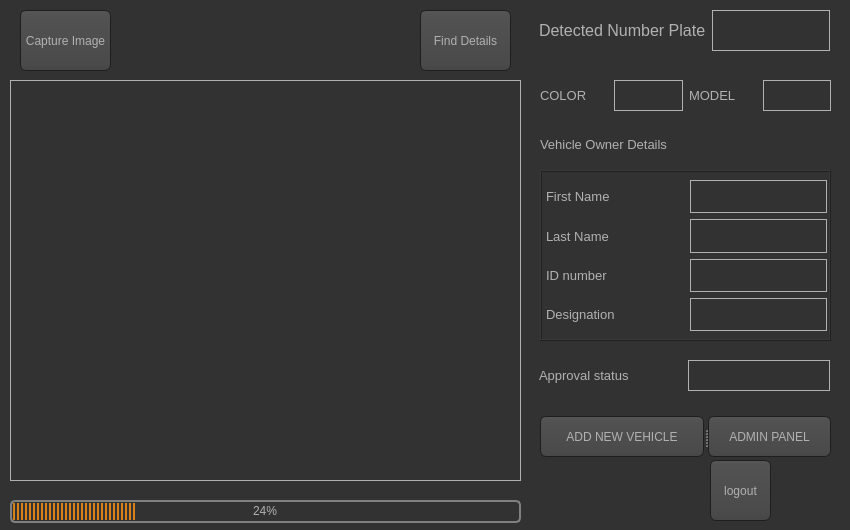
<?xml version="1.0" encoding="UTF-8"?>
<ui version="4.0">
 <class>Dashboard</class>
 <widget class="QDialog" name="Dashboard">
  <property name="geometry">
   <rect>
    <x>0</x>
    <y>0</y>
    <width>850</width>
    <height>530</height>
   </rect>
  </property>
  <property name="windowTitle">
   <string>Dashboard</string>
  </property>
  <property name="styleSheet">
   <string notr="true">QToolTip
{
     border: 1px solid black;
     background-color: #ffa02f;
     padding: 1px;
     border-radius: 3px;
     opacity: 100;
}

QWidget
{
    color: #b1b1b1;
    background-color: #323232;
}

QWidget:item:hover
{
    background-color: QLinearGradient( x1: 0, y1: 0, x2: 0, y2: 1, stop: 0 #ffa02f, stop: 1 #ca0619);
    color: #000000;
}

QWidget:item:selected
{
    background-color: QLinearGradient( x1: 0, y1: 0, x2: 0, y2: 1, stop: 0 #ffa02f, stop: 1 #d7801a);
}

QMenuBar::item
{
    background: transparent;
}

QMenuBar::item:selected
{
    background: transparent;
    border: 1px solid #ffaa00;
}

QMenuBar::item:pressed
{
    background: #444;
    border: 1px solid #000;
    background-color: QLinearGradient(
        x1:0, y1:0,
        x2:0, y2:1,
        stop:1 #212121,
        stop:0.4 #343434/*,
        stop:0.2 #343434,
        stop:0.1 #ffaa00*/
    );
    margin-bottom:-1px;
    padding-bottom:1px;
}

QMenu
{
    border: 1px solid #000;
}

QMenu::item
{
    padding: 2px 20px 2px 20px;
}

QMenu::item:selected
{
    color: #000000;
}

QWidget:disabled
{
    color: #404040;
    background-color: #323232;
}

QAbstractItemView
{
    background-color: QLinearGradient( x1: 0, y1: 0, x2: 0, y2: 1, stop: 0 #4d4d4d, stop: 0.1 #646464, stop: 1 #5d5d5d);
}

QWidget:focus
{
    /*border: 2px solid QLinearGradient( x1: 0, y1: 0, x2: 0, y2: 1, stop: 0 #ffa02f, stop: 1 #d7801a);*/
}

QLineEdit
{
    background-color: QLinearGradient( x1: 0, y1: 0, x2: 0, y2: 1, stop: 0 #4d4d4d, stop: 0 #646464, stop: 1 #5d5d5d);
    padding: 1px;
    border-style: solid;
    border: 1px solid #1e1e1e;
    border-radius: 5;
}

QPushButton
{
    color: #b1b1b1;
    background-color: QLinearGradient( x1: 0, y1: 0, x2: 0, y2: 1, stop: 0 #565656, stop: 0.1 #525252, stop: 0.5 #4e4e4e, stop: 0.9 #4a4a4a, stop: 1 #464646);
    border-width: 1px;
    border-color: #1e1e1e;
    border-style: solid;
    border-radius: 6;
    padding: 3px;
    font-size: 12px;
    padding-left: 5px;
    padding-right: 5px;
}

QPushButton:pressed
{
    background-color: QLinearGradient( x1: 0, y1: 0, x2: 0, y2: 1, stop: 0 #2d2d2d, stop: 0.1 #2b2b2b, stop: 0.5 #292929, stop: 0.9 #282828, stop: 1 #252525);
}

QToolButton:hover
{
    background-color: QLinearGradient( x1: 0, y1: 0, x2: 0, y2: 1, stop: 0 #ffa02f, stop: 1 #ca0619);
    color: #000000;
}

QToolButton
{
    color: #b1b1b1;
    background-color: QLinearGradient( x1: 0, y1: 0, x2: 0, y2: 1, stop: 0 #565656, stop: 0.1 #525252, stop: 0.5 #4e4e4e, stop: 0.9 #4a4a4a, stop: 1 #464646);
    border-width: 1px;
    border-color: #1e1e1e;
    border-style: solid;
    border-radius: 6;
    padding: 3px;
    font-size: 12px;
    padding-left: 5px;
    padding-right: 5px;
}

QToolButton:pressed
{
    background-color: QLinearGradient( x1: 0, y1: 0, x2: 0, y2: 1, stop: 0 #2d2d2d, stop: 0.1 #2b2b2b, stop: 0.5 #292929, stop: 0.9 #282828, stop: 1 #252525);
}

QComboBox
{
    selection-background-color: #ffaa00;
    background-color: QLinearGradient( x1: 0, y1: 0, x2: 0, y2: 1, stop: 0 #565656, stop: 0.1 #525252, stop: 0.5 #4e4e4e, stop: 0.9 #4a4a4a, stop: 1 #464646);
    border-style: solid;
    border: 1px solid #1e1e1e;
    border-radius: 5;
}

QComboBox:hover,QPushButton:hover
{
    border: 2px solid QLinearGradient( x1: 0, y1: 0, x2: 0, y2: 1, stop: 0 #ffa02f, stop: 1 #d7801a);
}


QComboBox:on
{
    padding-top: 3px;
    padding-left: 4px;
    background-color: QLinearGradient( x1: 0, y1: 0, x2: 0, y2: 1, stop: 0 #2d2d2d, stop: 0.1 #2b2b2b, stop: 0.5 #292929, stop: 0.9 #282828, stop: 1 #252525);
    selection-background-color: #ffaa00;
}

QComboBox QAbstractItemView
{
    border: 2px solid darkgray;
    selection-background-color: QLinearGradient( x1: 0, y1: 0, x2: 0, y2: 1, stop: 0 #ffa02f, stop: 1 #d7801a);
}

QComboBox::drop-down
{
     subcontrol-origin: padding;
     subcontrol-position: top right;
     width: 15px;

     border-left-width: 0px;
     border-left-color: darkgray;
     border-left-style: solid; /* just a single line */
     border-top-right-radius: 3px; /* same radius as the QComboBox */
     border-bottom-right-radius: 3px;
 }

QComboBox::down-arrow
{
     image: url(:/down_arrow.png);
}

QGroupBox:focus
{
border: 2px solid QLinearGradient( x1: 0, y1: 0, x2: 0, y2: 1, stop: 0 #ffa02f, stop: 1 #d7801a);
}

QTextEdit:focus
{
    border: 2px solid QLinearGradient( x1: 0, y1: 0, x2: 0, y2: 1, stop: 0 #ffa02f, stop: 1 #d7801a);
}

QScrollBar:horizontal {
     border: 1px solid #222222;
     background: QLinearGradient( x1: 0, y1: 0, x2: 0, y2: 1, stop: 0.0 #121212, stop: 0.2 #282828, stop: 1 #484848);
     height: 7px;
     margin: 0px 16px 0 16px;
}

QScrollBar::handle:horizontal
{
      background: QLinearGradient( x1: 0, y1: 0, x2: 1, y2: 0, stop: 0 #ffa02f, stop: 0.5 #d7801a, stop: 1 #ffa02f);
      min-height: 20px;
      border-radius: 2px;
}

QScrollBar::add-line:horizontal {
      border: 1px solid #1b1b19;
      border-radius: 2px;
      background: QLinearGradient( x1: 0, y1: 0, x2: 1, y2: 0, stop: 0 #ffa02f, stop: 1 #d7801a);
      width: 14px;
      subcontrol-position: right;
      subcontrol-origin: margin;
}

QScrollBar::sub-line:horizontal {
      border: 1px solid #1b1b19;
      border-radius: 2px;
      background: QLinearGradient( x1: 0, y1: 0, x2: 1, y2: 0, stop: 0 #ffa02f, stop: 1 #d7801a);
      width: 14px;
     subcontrol-position: left;
     subcontrol-origin: margin;
}

QScrollBar::right-arrow:horizontal, QScrollBar::left-arrow:horizontal
{
      border: 1px solid black;
      width: 1px;
      height: 1px;
      background: white;
}

QScrollBar::add-page:horizontal, QScrollBar::sub-page:horizontal
{
      background: none;
}

QScrollBar:vertical
{
      background: QLinearGradient( x1: 0, y1: 0, x2: 1, y2: 0, stop: 0.0 #121212, stop: 0.2 #282828, stop: 1 #484848);
      width: 7px;
      margin: 16px 0 16px 0;
      border: 1px solid #222222;
}

QScrollBar::handle:vertical
{
      background: QLinearGradient( x1: 0, y1: 0, x2: 0, y2: 1, stop: 0 #ffa02f, stop: 0.5 #d7801a, stop: 1 #ffa02f);
      min-height: 20px;
      border-radius: 2px;
}

QScrollBar::add-line:vertical
{
      border: 1px solid #1b1b19;
      border-radius: 2px;
      background: QLinearGradient( x1: 0, y1: 0, x2: 0, y2: 1, stop: 0 #ffa02f, stop: 1 #d7801a);
      height: 14px;
      subcontrol-position: bottom;
      subcontrol-origin: margin;
}

QScrollBar::sub-line:vertical
{
      border: 1px solid #1b1b19;
      border-radius: 2px;
      background: QLinearGradient( x1: 0, y1: 0, x2: 0, y2: 1, stop: 0 #d7801a, stop: 1 #ffa02f);
      height: 14px;
      subcontrol-position: top;
      subcontrol-origin: margin;
}

QScrollBar::up-arrow:vertical, QScrollBar::down-arrow:vertical
{
      border: 1px solid black;
      width: 1px;
      height: 1px;
      background: white;
}


QScrollBar::add-page:vertical, QScrollBar::sub-page:vertical
{
      background: none;
}

QTextEdit
{
    background-color: #242424;
}

QPlainTextEdit
{
    background-color: #242424;
}

QHeaderView::section
{
    background-color: QLinearGradient(x1:0, y1:0, x2:0, y2:1, stop:0 #616161, stop: 0.5 #505050, stop: 0.6 #434343, stop:1 #656565);
    color: white;
    padding-left: 4px;
    border: 1px solid #6c6c6c;
}

QCheckBox:disabled
{
color: #414141;
}

QDockWidget::title
{
    text-align: center;
    spacing: 3px; /* spacing between items in the tool bar */
    background-color: QLinearGradient(x1:0, y1:0, x2:0, y2:1, stop:0 #323232, stop: 0.5 #242424, stop:1 #323232);
}

QDockWidget::close-button, QDockWidget::float-button
{
    text-align: center;
    spacing: 1px; /* spacing between items in the tool bar */
    background-color: QLinearGradient(x1:0, y1:0, x2:0, y2:1, stop:0 #323232, stop: 0.5 #242424, stop:1 #323232);
}

QDockWidget::close-button:hover, QDockWidget::float-button:hover
{
    background: #242424;
}

QDockWidget::close-button:pressed, QDockWidget::float-button:pressed
{
    padding: 1px -1px -1px 1px;
}

QMainWindow::separator
{
    background-color: QLinearGradient(x1:0, y1:0, x2:0, y2:1, stop:0 #161616, stop: 0.5 #151515, stop: 0.6 #212121, stop:1 #343434);
    color: white;
    padding-left: 4px;
    border: 1px solid #4c4c4c;
    spacing: 3px; /* spacing between items in the tool bar */
}

QMainWindow::separator:hover
{

    background-color: QLinearGradient(x1:0, y1:0, x2:0, y2:1, stop:0 #d7801a, stop:0.5 #b56c17 stop:1 #ffa02f);
    color: white;
    padding-left: 4px;
    border: 1px solid #6c6c6c;
    spacing: 3px; /* spacing between items in the tool bar */
}

QToolBar::handle
{
     spacing: 3px; /* spacing between items in the tool bar */
     background: url(:/images/handle.png);
}

QMenu::separator
{
    height: 2px;
    background-color: QLinearGradient(x1:0, y1:0, x2:0, y2:1, stop:0 #161616, stop: 0.5 #151515, stop: 0.6 #212121, stop:1 #343434);
    color: white;
    padding-left: 4px;
    margin-left: 10px;
    margin-right: 5px;
}

QProgressBar
{
    border: 2px solid grey;
    border-radius: 5px;
    text-align: center;
}

QProgressBar::chunk
{
    background-color: #d7801a;
    width: 2.15px;
    margin: 0.5px;
}

QTabBar::tab {
    color: #b1b1b1;
    border: 1px solid #444;
    border-bottom-style: none;
    background-color: #323232;
    padding-left: 10px;
    padding-right: 10px;
    padding-top: 3px;
    padding-bottom: 2px;
    margin-right: -1px;
}

QTabWidget::pane {
    border: 1px solid #444;
    top: 1px;
}

QTabBar::tab:last
{
    margin-right: 0; /* the last selected tab has nothing to overlap with on the right */
    border-top-right-radius: 3px;
}

QTabBar::tab:first:!selected
{
 margin-left: 0px; /* the last selected tab has nothing to overlap with on the right */


    border-top-left-radius: 3px;
}

QTabBar::tab:!selected
{
    color: #b1b1b1;
    border-bottom-style: solid;
    margin-top: 3px;
    background-color: QLinearGradient(x1:0, y1:0, x2:0, y2:1, stop:1 #212121, stop:.4 #343434);
}

QTabBar::tab:selected
{
    border-top-left-radius: 3px;
    border-top-right-radius: 3px;
    margin-bottom: 0px;
}

QTabBar::tab:!selected:hover
{
    /*border-top: 2px solid #ffaa00;
    padding-bottom: 3px;*/
    border-top-left-radius: 3px;
    border-top-right-radius: 3px;
    background-color: QLinearGradient(x1:0, y1:0, x2:0, y2:1, stop:1 #212121, stop:0.4 #343434, stop:0.2 #343434, stop:0.1 #ffaa00);
}

QRadioButton::indicator:checked, QRadioButton::indicator:unchecked{
    color: #b1b1b1;
    background-color: #323232;
    border: 1px solid #b1b1b1;
    border-radius: 6px;
}

QRadioButton::indicator:checked
{
    background-color: qradialgradient(
        cx: 0.5, cy: 0.5,
        fx: 0.5, fy: 0.5,
        radius: 1.0,
        stop: 0.25 #ffaa00,
        stop: 0.3 #323232
    );
}

QCheckBox::indicator{
    color: #b1b1b1;
    background-color: #323232;
    border: 1px solid #b1b1b1;
    width: 9px;
    height: 9px;
}

QRadioButton::indicator
{
    border-radius: 6px;
}

QRadioButton::indicator:hover, QCheckBox::indicator:hover
{
    border: 1px solid #ffaa00;
}

QCheckBox::indicator:checked
{
    image:url(:/images/checkbox.png);
}

QCheckBox::indicator:disabled, QRadioButton::indicator:disabled
{
    border: 1px solid #444;
}</string>
  </property>
  <widget class="QLabel" name="imgLabel">
   <property name="geometry">
    <rect>
     <x>10</x>
     <y>80</y>
     <width>511</width>
     <height>401</height>
    </rect>
   </property>
   <property name="frameShape">
    <enum>QFrame::Box</enum>
   </property>
   <property name="text">
    <string/>
   </property>
  </widget>
  <widget class="QFrame" name="frame">
   <property name="geometry">
    <rect>
     <x>540</x>
     <y>170</y>
     <width>291</width>
     <height>171</height>
    </rect>
   </property>
   <property name="frameShape">
    <enum>QFrame::Box</enum>
   </property>
   <property name="frameShadow">
    <enum>QFrame::Raised</enum>
   </property>
   <widget class="QWidget" name="layoutWidget">
    <property name="geometry">
     <rect>
      <x>6</x>
      <y>10</y>
      <width>281</width>
      <height>151</height>
     </rect>
    </property>
    <layout class="QGridLayout" name="gridLayout">
     <item row="0" column="0">
      <widget class="QLabel" name="label_2">
       <property name="font">
        <font>
         <pointsize>10</pointsize>
        </font>
       </property>
       <property name="text">
        <string>First Name</string>
       </property>
      </widget>
     </item>
     <item row="0" column="1">
      <widget class="QLabel" name="fname_label">
       <property name="font">
        <font>
         <pointsize>10</pointsize>
        </font>
       </property>
       <property name="frameShape">
        <enum>QFrame::Box</enum>
       </property>
       <property name="text">
        <string/>
       </property>
      </widget>
     </item>
     <item row="1" column="0">
      <widget class="QLabel" name="label_3">
       <property name="font">
        <font>
         <pointsize>10</pointsize>
        </font>
       </property>
       <property name="text">
        <string>Last Name</string>
       </property>
      </widget>
     </item>
     <item row="1" column="1">
      <widget class="QLabel" name="lname_label">
       <property name="font">
        <font>
         <pointsize>10</pointsize>
        </font>
       </property>
       <property name="frameShape">
        <enum>QFrame::Box</enum>
       </property>
       <property name="text">
        <string/>
       </property>
      </widget>
     </item>
     <item row="2" column="0">
      <widget class="QLabel" name="label_6">
       <property name="font">
        <font>
         <pointsize>10</pointsize>
        </font>
       </property>
       <property name="text">
        <string>ID number</string>
       </property>
      </widget>
     </item>
     <item row="2" column="1">
      <widget class="QLabel" name="ID_label">
       <property name="font">
        <font>
         <pointsize>10</pointsize>
        </font>
       </property>
       <property name="frameShape">
        <enum>QFrame::Box</enum>
       </property>
       <property name="text">
        <string/>
       </property>
      </widget>
     </item>
     <item row="3" column="0">
      <widget class="QLabel" name="label_4">
       <property name="font">
        <font>
         <pointsize>10</pointsize>
        </font>
       </property>
       <property name="text">
        <string>Designation</string>
       </property>
      </widget>
     </item>
     <item row="3" column="1">
      <widget class="QLabel" name="designation_label">
       <property name="font">
        <font>
         <pointsize>10</pointsize>
        </font>
       </property>
       <property name="frameShape">
        <enum>QFrame::Box</enum>
       </property>
       <property name="text">
        <string/>
       </property>
      </widget>
     </item>
    </layout>
   </widget>
  </widget>
  <widget class="QLabel" name="label_5">
   <property name="geometry">
    <rect>
     <x>540</x>
     <y>129</y>
     <width>141</width>
     <height>31</height>
    </rect>
   </property>
   <property name="font">
    <font>
     <pointsize>10</pointsize>
    </font>
   </property>
   <property name="text">
    <string>Vehicle Owner Details</string>
   </property>
  </widget>
  <widget class="QProgressBar" name="progressBar">
   <property name="geometry">
    <rect>
     <x>10</x>
     <y>500</y>
     <width>511</width>
     <height>23</height>
    </rect>
   </property>
   <property name="value">
    <number>24</number>
   </property>
  </widget>
  <widget class="QWidget" name="layoutWidget">
   <property name="geometry">
    <rect>
     <x>539</x>
     <y>10</y>
     <width>291</width>
     <height>41</height>
    </rect>
   </property>
   <layout class="QHBoxLayout" name="horizontalLayout_2">
    <item>
     <widget class="QLabel" name="label">
      <property name="font">
       <font>
        <pointsize>12</pointsize>
       </font>
      </property>
      <property name="text">
       <string>Detected Number Plate</string>
      </property>
     </widget>
    </item>
    <item>
     <widget class="QLabel" name="plate_label">
      <property name="font">
       <font>
        <pointsize>13</pointsize>
       </font>
      </property>
      <property name="frameShape">
       <enum>QFrame::Box</enum>
      </property>
      <property name="text">
       <string/>
      </property>
     </widget>
    </item>
   </layout>
  </widget>
  <widget class="QWidget" name="layoutWidget">
   <property name="geometry">
    <rect>
     <x>539</x>
     <y>360</y>
     <width>291</width>
     <height>31</height>
    </rect>
   </property>
   <layout class="QHBoxLayout" name="horizontalLayout_3">
    <item>
     <widget class="QLabel" name="label_7">
      <property name="font">
       <font>
        <pointsize>10</pointsize>
       </font>
      </property>
      <property name="text">
       <string>Approval status</string>
      </property>
     </widget>
    </item>
    <item>
     <widget class="QLabel" name="description_label">
      <property name="font">
       <font>
        <pointsize>10</pointsize>
       </font>
      </property>
      <property name="frameShape">
       <enum>QFrame::Box</enum>
      </property>
      <property name="text">
       <string/>
      </property>
     </widget>
    </item>
   </layout>
  </widget>
  <widget class="QWidget" name="layoutWidget">
   <property name="geometry">
    <rect>
     <x>540</x>
     <y>80</y>
     <width>291</width>
     <height>31</height>
    </rect>
   </property>
   <layout class="QHBoxLayout" name="horizontalLayout_5">
    <item>
     <widget class="QLabel" name="label_9">
      <property name="font">
       <font>
        <pointsize>10</pointsize>
       </font>
      </property>
      <property name="text">
       <string>COLOR</string>
      </property>
     </widget>
    </item>
    <item>
     <widget class="QLabel" name="color_label">
      <property name="font">
       <font>
        <pointsize>10</pointsize>
       </font>
      </property>
      <property name="frameShape">
       <enum>QFrame::Box</enum>
      </property>
      <property name="text">
       <string/>
      </property>
     </widget>
    </item>
    <item>
     <widget class="QLabel" name="label_10">
      <property name="font">
       <font>
        <pointsize>10</pointsize>
       </font>
      </property>
      <property name="text">
       <string>MODEL</string>
      </property>
     </widget>
    </item>
    <item>
     <widget class="QLabel" name="model_label">
      <property name="font">
       <font>
        <pointsize>10</pointsize>
       </font>
      </property>
      <property name="frameShape">
       <enum>QFrame::Box</enum>
      </property>
      <property name="text">
       <string/>
      </property>
     </widget>
    </item>
   </layout>
  </widget>
  <widget class="QSplitter" name="splitter_2">
   <property name="geometry">
    <rect>
     <x>540</x>
     <y>416</y>
     <width>291</width>
     <height>41</height>
    </rect>
   </property>
   <property name="orientation">
    <enum>Qt::Horizontal</enum>
   </property>
   <widget class="QPushButton" name="newvehicle_btn">
    <property name="text">
     <string>ADD NEW VEHICLE</string>
    </property>
   </widget>
   <widget class="QPushButton" name="admin_btn">
    <property name="text">
     <string>ADMIN PANEL</string>
    </property>
   </widget>
  </widget>
  <widget class="QToolButton" name="toolButton">
   <property name="geometry">
    <rect>
     <x>710</x>
     <y>460</y>
     <width>61</width>
     <height>61</height>
    </rect>
   </property>
   <property name="text">
    <string>logout</string>
   </property>
   <property name="icon">
    <iconset>
     <normaloff>logout.png</normaloff>logout.png</iconset>
   </property>
   <property name="iconSize">
    <size>
     <width>32</width>
     <height>32</height>
    </size>
   </property>
   <property name="toolButtonStyle">
    <enum>Qt::ToolButtonTextUnderIcon</enum>
   </property>
  </widget>
  <widget class="QToolButton" name="detectButton">
   <property name="geometry">
    <rect>
     <x>420</x>
     <y>10</y>
     <width>91</width>
     <height>61</height>
    </rect>
   </property>
   <property name="text">
    <string>Find Details</string>
   </property>
   <property name="icon">
    <iconset>
     <normaloff>find.png</normaloff>find.png</iconset>
   </property>
   <property name="iconSize">
    <size>
     <width>32</width>
     <height>32</height>
    </size>
   </property>
   <property name="toolButtonStyle">
    <enum>Qt::ToolButtonTextUnderIcon</enum>
   </property>
  </widget>
  <widget class="QToolButton" name="loadButton">
   <property name="geometry">
    <rect>
     <x>20</x>
     <y>10</y>
     <width>91</width>
     <height>61</height>
    </rect>
   </property>
   <property name="text">
    <string>Capture Image</string>
   </property>
   <property name="icon">
    <iconset>
     <normaloff>cctv.png</normaloff>cctv.png</iconset>
   </property>
   <property name="iconSize">
    <size>
     <width>32</width>
     <height>32</height>
    </size>
   </property>
   <property name="toolButtonStyle">
    <enum>Qt::ToolButtonTextUnderIcon</enum>
   </property>
  </widget>
  <zorder>detectButton</zorder>
  <zorder>loadButton</zorder>
  <zorder>layoutWidget</zorder>
  <zorder>layoutWidget</zorder>
  <zorder>splitter_2</zorder>
  <zorder>frame</zorder>
  <zorder>imgLabel</zorder>
  <zorder>layoutWidget</zorder>
  <zorder>label_5</zorder>
  <zorder>progressBar</zorder>
  <zorder>toolButton</zorder>
 </widget>
 <resources/>
 <connections/>
</ui>
